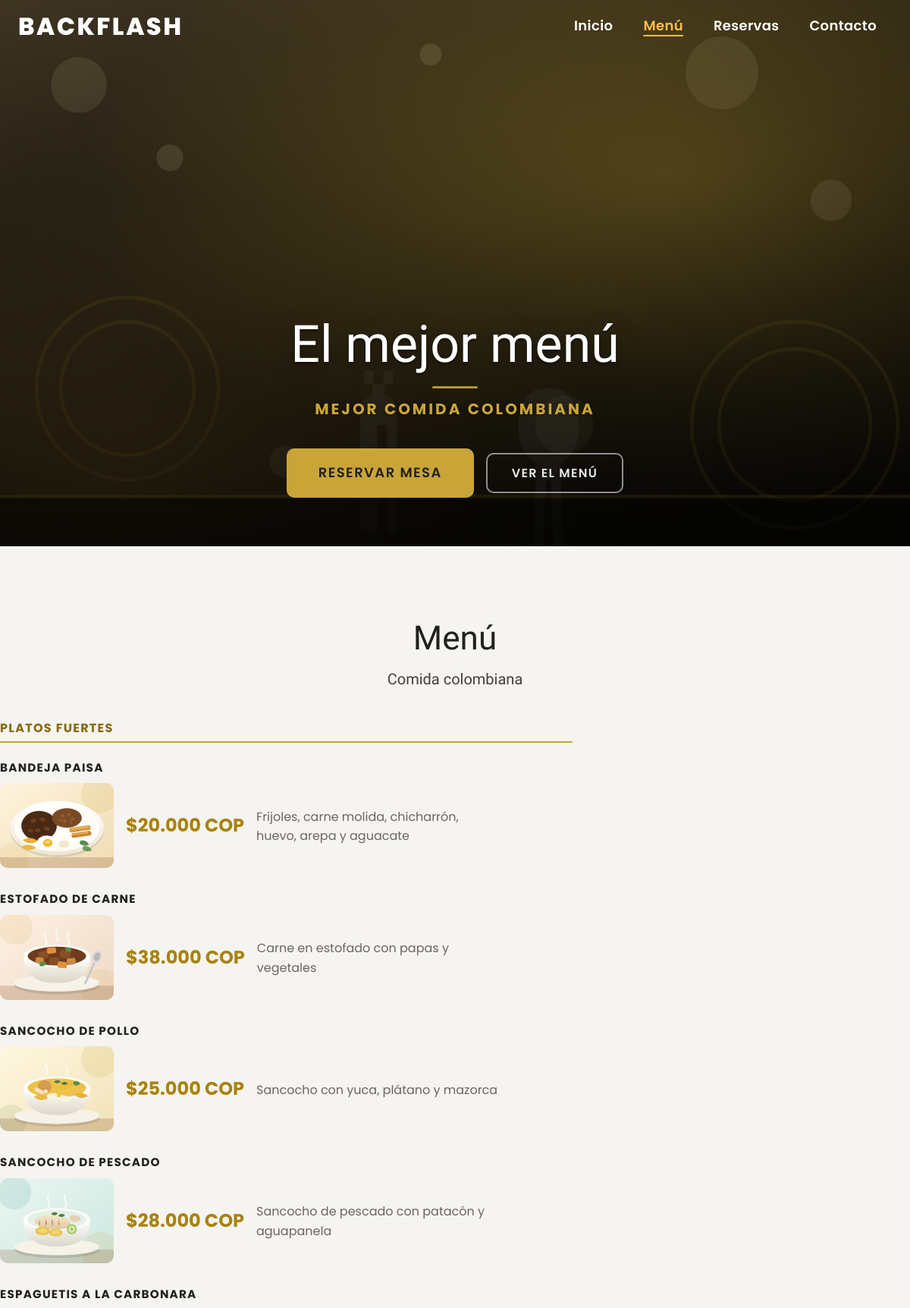
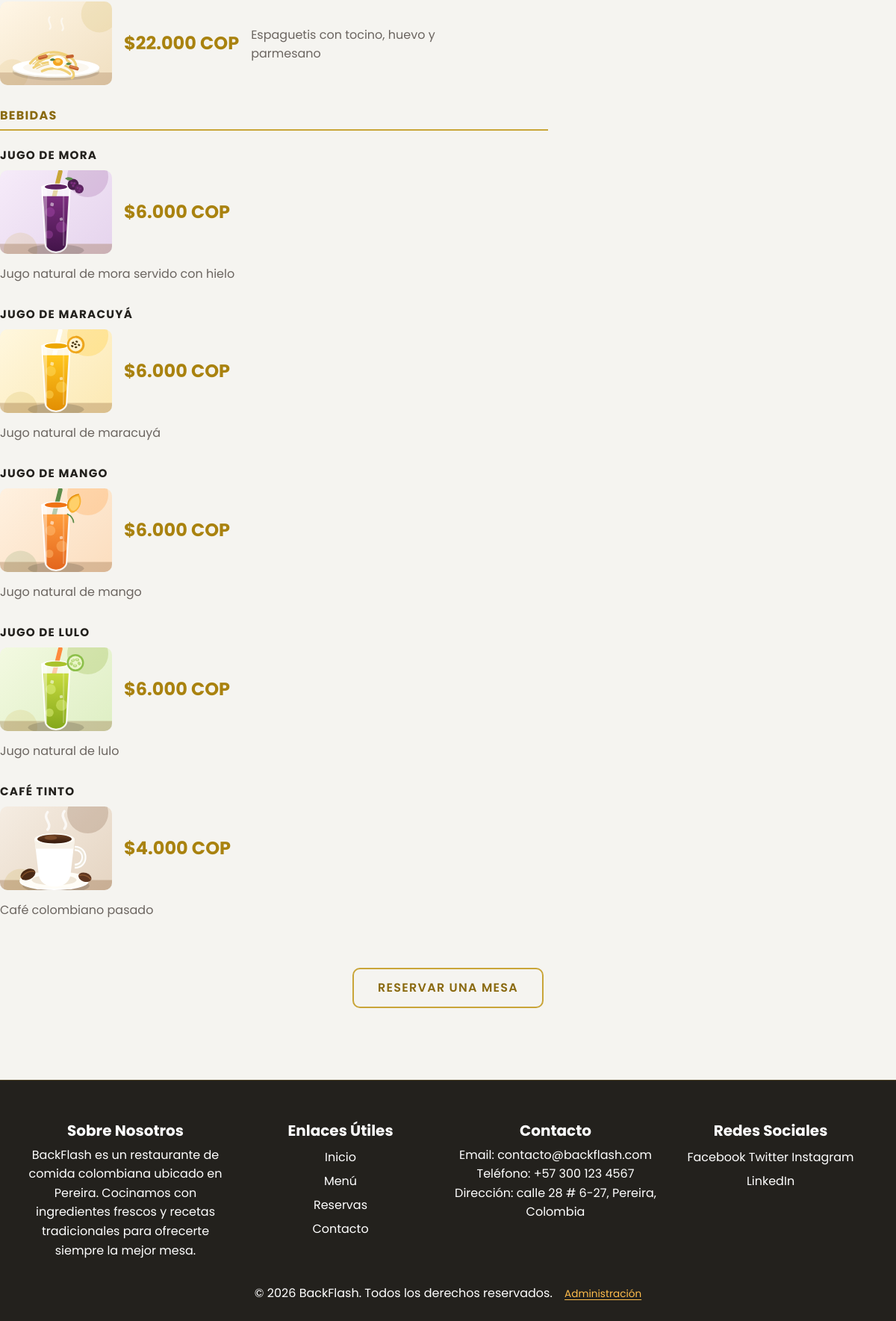
Page /menu.php on the committed database (2 pictures, top to bottom).
### tables this page shows
CREATE TABLE IF NOT EXISTS platos (
    id          INT AUTO_INCREMENT PRIMARY KEY,
    nombre      VARCHAR(120)   NOT NULL,
    descripcion VARCHAR(255)   NULL,
    precio      DECIMAL(10,0)  NOT NULL,
    categoria   ENUM('plato','bebida') NOT NULL DEFAULT 'plato',
    imagen      VARCHAR(255)   NULL,
    destacado   TINYINT(1)     NOT NULL DEFAULT 0,
    activo      TINYINT(1)     NOT NULL DEFAULT 1,
    orden       INT            NOT NULL DEFAULT 0,
    creado      TIMESTAMP      NOT NULL DEFAULT CURRENT_TIMESTAMP
);

### includes/helpers/html.php (called while the page is built, shortened)
<?php
function e(?string $value): string
{
    return htmlspecialchars((string) $value, ENT_QUOTES, 'UTF-8');
}
function url(string $path = ''): string
{
    $clean = ltrim($path, '/');
    return BASE_URL . '/' . $clean;
}

### includes/db.php (called while the page is built)
<?php
function db(): PDO
{
    static $pdo = null;
    if ($pdo === null) {
        $dsn = sprintf('mysql:host=%s;dbname=%s;charset=%s', DB_HOST, DB_NAME, DB_CHARSET);
        try {
            $pdo = new PDO($dsn, DB_USER, DB_PASS, [
                PDO::ATTR_ERRMODE            => PDO::ERRMODE_EXCEPTION,
                PDO::ATTR_DEFAULT_FETCH_MODE => PDO::FETCH_ASSOC,
                PDO::ATTR_EMULATE_PREPARES   => false,
            ]);
        } catch (PDOException $e) {
            http_response_code(500);
            exit('No se pudo conectar con la base de datos "' . htmlspecialchars(DB_NAME)
                . '". Revisa includes/config.php o importa database/schema.sql. Detalle: '
                . htmlspecialchars($e->getMessage()));
        }
    }
    return $pdo;
}
function q(string $sql, array $params = []): PDOStatement
{
    $st = db()->prepare($sql);
    $st->execute($params);
    return $st;
}

### includes/helpers/form.php (called while the page is built, shortened)
<?php
function precio($valor): string
{
    return '$' . number_format((float) $valor, 0, ',', '.') . ' COP';
}

### menu.php (the view, shortened to what this page needs)
<?php
$nav       = 'menu';
$h1        = 'El mejor menú';
$h1sub     = 'Mejor comida colombiana';
$platos = q(
    'SELECT * FROM platos WHERE activo = 1 ORDER BY orden, nombre'
)->fetchAll();
$grupos = ['plato' => [], 'bebida' => []];
foreach ($platos as $plato) {
    $grupos[$plato['categoria']][] = $plato;
}
require __DIR__ . '/includes/header.php';
?>
    <section class="food container">
        <h2>Menú</h2>
        <span>Comida colombiana</span>
        <?php if (!$platos): ?>
            <p class="vacio">El menú está vacío. Entra al <a href="<?= e(url('admin/login.php')) ?>">panel de administración</a> para agregar platos.</p>
        <?php else: ?>
            <div class="food-content">
                <?php foreach (['plato' => 'Platos fuertes', 'bebida' => 'Bebidas'] as $clave => $titulo): ?>
                    <div class="left">
                        <h2 class="food-titulo"><?= e($titulo) ?></h2>
                        <?php foreach ($grupos[$clave] as $plato): ?>
                            <article class="food-1">
                                <h3><?= e($plato['nombre']) ?></h3>
                                <div class="food-txt">
                                    <?php if ($plato['imagen']): ?>
                                        <img src="<?= e(url($plato['imagen'])) ?>" alt="Ilustración de <?= e($plato['nombre']) ?>" loading="lazy">
                                    <?php endif; ?>
                                    <p class="precio"><?= e(precio($plato['precio'])) ?></p>
                                    <?php if (!empty($plato['descripcion'])): ?>
                                        <p class="food-desc"><?= e($plato['descripcion']) ?></p>
                                    <?php endif; ?>
                                </div>
                            </article>
                        <?php endforeach; ?>
                    </div>
                <?php endforeach; ?>
            </div>
        <?php endif; ?>
        <div class="food-cta">
            <a href="<?= e(url('reservar.php')) ?>" class="btn-1">Reservar una mesa</a>
        </div>
    </section>
<?php require __DIR__ . '/includes/footer.php';

### includes/header.php (shortened to what this page needs)
<?php
$nav       = $nav ?? 'inicio';
$h1        = $h1 ?? 'El mejor menú';
$h1sub     = $h1sub ?? 'Mejor comida colombiana';
$enlaces = [
    'inicio'   => ['index.php',    'Inicio'],
    'menu'     => ['menu.php',     'Menú'],
    'reservas' => ['reservar.php', 'Reservas'],
    'contacto' => ['contacto.php', 'Contacto'],
];
?>
<!DOCTYPE html>
<html lang="es">
<head>
    <link rel="stylesheet" href="<?= e(url('public/css/style.css')) ?>">
</head>
<body>
<header class="header">
    <div class="menu container">
        <a href="<?= e(url('index.php')) ?>" class="logo"><?= e(SITE_NAME) ?></a>
        <nav class="navbar" id="nav-principal" aria-label="Navegación principal">
            <ul>
                <?php foreach ($enlaces as $clave => [$href, $texto]): ?>
                    <li>
                        <a href="<?= e(url($href)) ?>"<?= $nav === $clave ? ' aria-current="page"' : '' ?>>
                            <?= e($texto) ?>
                        </a>
                    </li>
                <?php endforeach; ?>
            </ul>
        </nav>
    </div>
    <div class="header-container">
        <div class="header-txt">
            <h1><?= e($h1) ?></h1>
            <p><?= e($h1sub) ?></p>
            <div class="header-cta">
                <a href="<?= e(url('reservar.php')) ?>" class="btn-1 btn-solid">Reservar mesa</a>
                <a href="<?= e(url('menu.php')) ?>" class="btn-1">Ver el menú</a>
            </div>
        </div>
    </div>
</header>
<main>

### includes/footer.php (shortened to what this page needs)
</main>
<footer>
    <div class="footer-content">
        <div class="footer-section about">
            <h2>Sobre Nosotros</h2>
            <p><?= e(SITE_NAME) ?> es un restaurante de comida colombiana ubicado en Pereira. Cocinamos con ingredientes frescos y recetas tradicionales para ofrecerte siempre la mejor mesa.</p>
        </div>
        <div class="footer-section links">
            <h2>Enlaces Útiles</h2>
            <ul>
                <li><a href="<?= e(url('index.php')) ?>">Inicio</a></li>
                <li><a href="<?= e(url('menu.php')) ?>">Menú</a></li>
                <li><a href="<?= e(url('reservar.php')) ?>">Reservas</a></li>
                <li><a href="<?= e(url('contacto.php')) ?>">Contacto</a></li>
            </ul>
        </div>
        <div class="footer-section contact">
            <h2>Contacto</h2>
            <p>Email: <?= e(SITE_EMAIL) ?></p>
            <p>Teléfono: <?= e(SITE_PHONE) ?></p>
            <p>Dirección: <?= e(SITE_ADDRESS) ?></p>
        </div>
        <div class="footer-section social-media">
            <h2>Redes Sociales</h2>
            <a href="https://facebook.com" target="_blank" rel="noopener noreferrer">Facebook</a>
            <a href="https://twitter.com" target="_blank" rel="noopener noreferrer">Twitter</a>
            <a href="https://instagram.com" target="_blank" rel="noopener noreferrer">Instagram</a>
            <a href="https://linkedin.com" target="_blank" rel="noopener noreferrer">LinkedIn</a>
        </div>
    </div>
    <div class="footer-bottom">
        <p>&copy; <?= e(SITE_YEAR) ?> <?= e(SITE_NAME) ?>. Todos los derechos reservados.
            <a href="<?= e(url('admin/login.php')) ?>" class="footer-admin">Administración</a>
        </p>
    </div>
</footer>
</body>
</html>

### rows in the picture
platos: nombre "BANDEJA PAISA", imagen (picture), precio "$20.000 COP", descripcion "Frijoles, carne molida, chicharrón, huevo, arepa y aguacate"
platos: nombre "ESTOFADO DE CARNE", imagen (picture), precio "$38.000 COP", descripcion "Carne en estofado con papas y vegetales"
platos: nombre "SANCOCHO DE POLLO", imagen (picture), precio "$25.000 COP", descripcion "Sancocho con yuca, plátano y mazorca"
platos: nombre "SANCOCHO DE PESCADO", imagen (picture), precio "$28.000 COP", descripcion "Sancocho de pescado con patacón y aguapanela"
platos: nombre "ESPAGUETIS A LA CARBONARA", imagen (picture), precio "$22.000 COP", descripcion "Espaguetis con tocino, huevo y parmesano"
platos: nombre "JUGO DE MORA", imagen (picture), precio "$6.000 COP", descripcion "Jugo natural de mora servido con hielo"
platos: nombre "JUGO DE MARACUYÁ", imagen (picture), precio "$6.000 COP", descripcion "Jugo natural de maracuyá"
platos: nombre "JUGO DE MANGO", imagen (picture), precio "$6.000 COP", descripcion "Jugo natural de mango"
platos: nombre "JUGO DE LULO", imagen (picture), precio "$6.000 COP", descripcion "Jugo natural de lulo"
platos: nombre "CAFÉ TINTO", imagen (picture), precio "$4.000 COP", descripcion "Café colombiano pasado"

### other values in the picture
SITE_NAME "BACKFLASH"
$texto "Inicio"
$texto "Menú"
$texto "Reservas"
$texto "Contacto"
$h1 "El mejor menú"
$h1sub "MEJOR COMIDA COLOMBIANA"
$titulo "PLATOS FUERTES"
$titulo "BEBIDAS"
SITE_NAME "BackFlash"
SITE_EMAIL "contacto@backflash.com"
SITE_PHONE "+57 300 123 4567"
SITE_ADDRESS "calle 28 # 6-27, Pereira, Colombia"
SITE_YEAR "2026"
